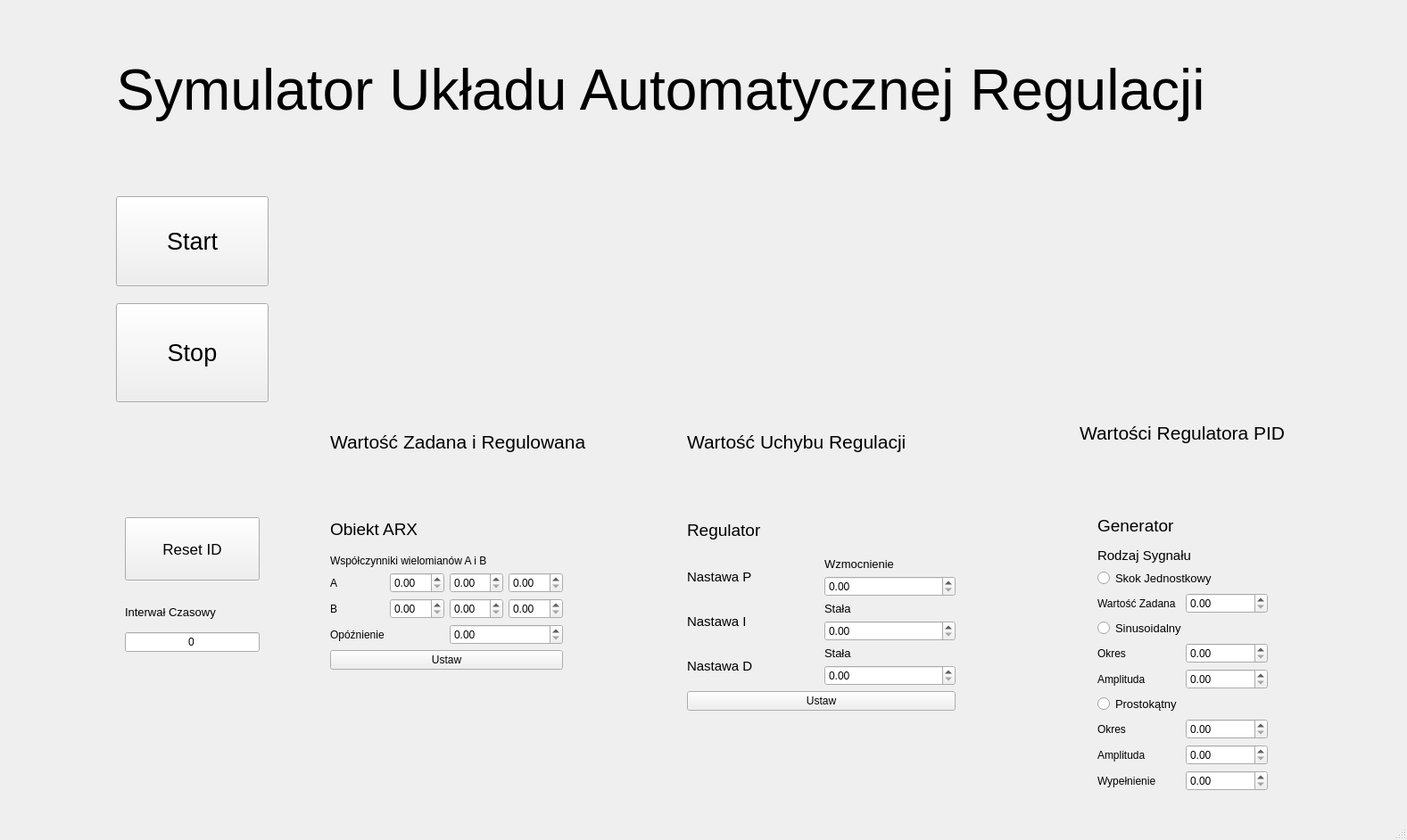
<?xml version="1.0" encoding="UTF-8"?>
<ui version="4.0">
 <class>MainWindow</class>
 <widget class="QMainWindow" name="MainWindow">
  <property name="geometry">
   <rect>
    <x>0</x>
    <y>0</y>
    <width>1577</width>
    <height>942</height>
   </rect>
  </property>
  <property name="windowTitle">
   <string>MainWindow</string>
  </property>
  <widget class="QWidget" name="centralwidget">
   <widget class="QLabel" name="label_21">
    <property name="geometry">
     <rect>
      <x>370</x>
      <y>470</y>
      <width>311</width>
      <height>51</height>
     </rect>
    </property>
    <property name="font">
     <font>
      <pointsize>16</pointsize>
     </font>
    </property>
    <property name="text">
     <string>Wartość Zadana i Regulowana</string>
    </property>
   </widget>
   <widget class="QLabel" name="label_22">
    <property name="geometry">
     <rect>
      <x>770</x>
      <y>470</y>
      <width>281</width>
      <height>51</height>
     </rect>
    </property>
    <property name="font">
     <font>
      <pointsize>16</pointsize>
     </font>
    </property>
    <property name="text">
     <string>Wartość Uchybu Regulacji</string>
    </property>
   </widget>
   <widget class="QLabel" name="label_23">
    <property name="geometry">
     <rect>
      <x>1210</x>
      <y>460</y>
      <width>251</width>
      <height>51</height>
     </rect>
    </property>
    <property name="font">
     <font>
      <pointsize>16</pointsize>
     </font>
    </property>
    <property name="text">
     <string>Wartości Regulatora PID</string>
    </property>
   </widget>
   <widget class="QLabel" name="label_24">
    <property name="geometry">
     <rect>
      <x>90</x>
      <y>50</y>
      <width>1301</width>
      <height>101</height>
     </rect>
    </property>
    <property name="sizePolicy">
     <sizepolicy hsizetype="Fixed" vsizetype="Fixed">
      <horstretch>0</horstretch>
      <verstretch>0</verstretch>
     </sizepolicy>
    </property>
    <property name="baseSize">
     <size>
      <width>0</width>
      <height>0</height>
     </size>
    </property>
    <property name="font">
     <font>
      <pointsize>48</pointsize>
      <italic>false</italic>
      <underline>false</underline>
     </font>
    </property>
    <property name="text">
     <string>Symulator Układu Automatycznej Regulacji</string>
    </property>
    <property name="alignment">
     <set>Qt::AlignmentFlag::AlignCenter</set>
    </property>
   </widget>
   <widget class="QPushButton" name="pushButton">
    <property name="geometry">
     <rect>
      <x>130</x>
      <y>220</y>
      <width>171</width>
      <height>101</height>
     </rect>
    </property>
    <property name="font">
     <font>
      <pointsize>20</pointsize>
     </font>
    </property>
    <property name="text">
     <string>Start</string>
    </property>
   </widget>
   <widget class="QPushButton" name="pushButton_2">
    <property name="geometry">
     <rect>
      <x>130</x>
      <y>340</y>
      <width>171</width>
      <height>111</height>
     </rect>
    </property>
    <property name="font">
     <font>
      <pointsize>20</pointsize>
     </font>
    </property>
    <property name="text">
     <string>Stop</string>
    </property>
   </widget>
   <widget class="QPushButton" name="pushButton_3">
    <property name="geometry">
     <rect>
      <x>140</x>
      <y>580</y>
      <width>151</width>
      <height>71</height>
     </rect>
    </property>
    <property name="font">
     <font>
      <pointsize>13</pointsize>
     </font>
    </property>
    <property name="text">
     <string>Reset ID</string>
    </property>
   </widget>
   <widget class="QWidget" name="widgetChart" native="true">
    <property name="geometry">
     <rect>
      <x>370</x>
      <y>210</y>
      <width>311</width>
      <height>251</height>
     </rect>
    </property>
   </widget>
   <widget class="QWidget" name="widgetChart_2" native="true">
    <property name="geometry">
     <rect>
      <x>760</x>
      <y>210</y>
      <width>311</width>
      <height>251</height>
     </rect>
    </property>
   </widget>
   <widget class="QWidget" name="widgetChart_3" native="true">
    <property name="geometry">
     <rect>
      <x>1160</x>
      <y>210</y>
      <width>311</width>
      <height>251</height>
     </rect>
    </property>
   </widget>
   <widget class="QWidget" name="">
    <property name="geometry">
     <rect>
      <x>370</x>
      <y>570</y>
      <width>261</width>
      <height>181</height>
     </rect>
    </property>
    <layout class="QVBoxLayout" name="verticalLayout_2">
     <item>
      <widget class="QLabel" name="label_3">
       <property name="font">
        <font>
         <pointsize>14</pointsize>
        </font>
       </property>
       <property name="text">
        <string>Obiekt ARX</string>
       </property>
      </widget>
     </item>
     <item>
      <layout class="QVBoxLayout" name="verticalLayout">
       <item>
        <widget class="QLabel" name="label_7">
         <property name="text">
          <string>Współczynniki wielomianów A i B</string>
         </property>
        </widget>
       </item>
       <item>
        <layout class="QHBoxLayout" name="horizontalLayout_7">
         <item>
          <widget class="QLabel" name="label_10">
           <property name="text">
            <string>A</string>
           </property>
          </widget>
         </item>
         <item>
          <widget class="QDoubleSpinBox" name="A1"/>
         </item>
         <item>
          <widget class="QDoubleSpinBox" name="A2"/>
         </item>
         <item>
          <widget class="QDoubleSpinBox" name="A3"/>
         </item>
        </layout>
       </item>
       <item>
        <layout class="QHBoxLayout" name="horizontalLayout_8">
         <item>
          <widget class="QLabel" name="label_11">
           <property name="text">
            <string>B</string>
           </property>
          </widget>
         </item>
         <item>
          <widget class="QDoubleSpinBox" name="B1"/>
         </item>
         <item>
          <widget class="QDoubleSpinBox" name="B2"/>
         </item>
         <item>
          <widget class="QDoubleSpinBox" name="B3"/>
         </item>
        </layout>
       </item>
       <item>
        <layout class="QHBoxLayout" name="horizontalLayout_9">
         <item>
          <widget class="QLabel" name="label_8">
           <property name="text">
            <string>Opóźnienie</string>
           </property>
          </widget>
         </item>
         <item>
          <widget class="QDoubleSpinBox" name="Opoznienie"/>
         </item>
        </layout>
       </item>
       <item>
        <widget class="QPushButton" name="ustawObiekt">
         <property name="text">
          <string>Ustaw</string>
         </property>
        </widget>
       </item>
      </layout>
     </item>
    </layout>
   </widget>
   <widget class="QWidget" name="">
    <property name="geometry">
     <rect>
      <x>770</x>
      <y>570</y>
      <width>301</width>
      <height>227</height>
     </rect>
    </property>
    <layout class="QVBoxLayout" name="verticalLayout_8">
     <item>
      <widget class="QLabel" name="label">
       <property name="font">
        <font>
         <pointsize>14</pointsize>
        </font>
       </property>
       <property name="text">
        <string>Regulator</string>
       </property>
      </widget>
     </item>
     <item>
      <layout class="QVBoxLayout" name="verticalLayout_7">
       <item>
        <layout class="QVBoxLayout" name="verticalLayout_6">
         <item>
          <layout class="QHBoxLayout" name="horizontalLayout_10">
           <item>
            <widget class="QLabel" name="label_4">
             <property name="font">
              <font>
               <pointsize>11</pointsize>
              </font>
             </property>
             <property name="text">
              <string>Nastawa P</string>
             </property>
            </widget>
           </item>
           <item>
            <layout class="QVBoxLayout" name="verticalLayout_3">
             <item>
              <widget class="QLabel" name="label_12">
               <property name="font">
                <font>
                 <pointsize>10</pointsize>
                </font>
               </property>
               <property name="text">
                <string>Wzmocnienie</string>
               </property>
              </widget>
             </item>
             <item>
              <widget class="QDoubleSpinBox" name="Wzmocnienie"/>
             </item>
            </layout>
           </item>
          </layout>
         </item>
         <item>
          <layout class="QHBoxLayout" name="horizontalLayout_11">
           <item>
            <widget class="QLabel" name="label_5">
             <property name="font">
              <font>
               <pointsize>11</pointsize>
              </font>
             </property>
             <property name="text">
              <string>Nastawa I</string>
             </property>
            </widget>
           </item>
           <item>
            <layout class="QVBoxLayout" name="verticalLayout_4">
             <item>
              <widget class="QLabel" name="label_13">
               <property name="font">
                <font>
                 <pointsize>10</pointsize>
                </font>
               </property>
               <property name="text">
                <string>Stała</string>
               </property>
              </widget>
             </item>
             <item>
              <widget class="QDoubleSpinBox" name="StalaI"/>
             </item>
            </layout>
           </item>
          </layout>
         </item>
         <item>
          <layout class="QHBoxLayout" name="horizontalLayout_12">
           <item>
            <widget class="QLabel" name="label_6">
             <property name="font">
              <font>
               <pointsize>11</pointsize>
              </font>
             </property>
             <property name="text">
              <string>Nastawa D</string>
             </property>
            </widget>
           </item>
           <item>
            <layout class="QVBoxLayout" name="verticalLayout_5">
             <item>
              <widget class="QLabel" name="label_14">
               <property name="font">
                <font>
                 <pointsize>10</pointsize>
                </font>
               </property>
               <property name="text">
                <string>Stała</string>
               </property>
              </widget>
             </item>
             <item>
              <widget class="QDoubleSpinBox" name="StalaD"/>
             </item>
            </layout>
           </item>
          </layout>
         </item>
        </layout>
       </item>
       <item>
        <widget class="QPushButton" name="ustawRegulator">
         <property name="text">
          <string>Ustaw</string>
         </property>
        </widget>
       </item>
      </layout>
     </item>
    </layout>
   </widget>
   <widget class="QWidget" name="">
    <property name="geometry">
     <rect>
      <x>1230</x>
      <y>570</y>
      <width>191</width>
      <height>317</height>
     </rect>
    </property>
    <layout class="QVBoxLayout" name="verticalLayout_10">
     <item>
      <widget class="QLabel" name="label_2">
       <property name="font">
        <font>
         <pointsize>14</pointsize>
        </font>
       </property>
       <property name="text">
        <string>Generator</string>
       </property>
      </widget>
     </item>
     <item>
      <layout class="QVBoxLayout" name="verticalLayout_9">
       <item>
        <widget class="QLabel" name="label_9">
         <property name="font">
          <font>
           <pointsize>11</pointsize>
          </font>
         </property>
         <property name="text">
          <string>Rodzaj Sygnału</string>
         </property>
        </widget>
       </item>
       <item>
        <widget class="QRadioButton" name="Skok">
         <property name="font">
          <font>
           <pointsize>10</pointsize>
          </font>
         </property>
         <property name="text">
          <string>Skok Jednostkowy</string>
         </property>
        </widget>
       </item>
       <item>
        <layout class="QHBoxLayout" name="horizontalLayout">
         <item>
          <widget class="QLabel" name="label_20">
           <property name="text">
            <string>Wartość Zadana</string>
           </property>
          </widget>
         </item>
         <item>
          <widget class="QDoubleSpinBox" name="SkokWartosc"/>
         </item>
        </layout>
       </item>
       <item>
        <widget class="QRadioButton" name="Sinusoida">
         <property name="font">
          <font>
           <pointsize>10</pointsize>
          </font>
         </property>
         <property name="text">
          <string>Sinusoidalny</string>
         </property>
        </widget>
       </item>
       <item>
        <layout class="QHBoxLayout" name="horizontalLayout_2">
         <item>
          <widget class="QLabel" name="label_18">
           <property name="text">
            <string>Okres</string>
           </property>
          </widget>
         </item>
         <item>
          <widget class="QDoubleSpinBox" name="SinusoidaOkres"/>
         </item>
        </layout>
       </item>
       <item>
        <layout class="QHBoxLayout" name="horizontalLayout_3">
         <item>
          <widget class="QLabel" name="label_19">
           <property name="text">
            <string>Amplituda</string>
           </property>
          </widget>
         </item>
         <item>
          <widget class="QDoubleSpinBox" name="SinusoidaAmplituda"/>
         </item>
        </layout>
       </item>
       <item>
        <widget class="QRadioButton" name="Prostokat">
         <property name="font">
          <font>
           <pointsize>10</pointsize>
          </font>
         </property>
         <property name="text">
          <string>Prostokątny</string>
         </property>
        </widget>
       </item>
       <item>
        <layout class="QHBoxLayout" name="horizontalLayout_4">
         <item>
          <widget class="QLabel" name="label_15">
           <property name="text">
            <string>Okres</string>
           </property>
          </widget>
         </item>
         <item>
          <widget class="QDoubleSpinBox" name="ProstokatnyOkres"/>
         </item>
        </layout>
       </item>
       <item>
        <layout class="QHBoxLayout" name="horizontalLayout_5">
         <item>
          <widget class="QLabel" name="label_16">
           <property name="text">
            <string>Amplituda</string>
           </property>
          </widget>
         </item>
         <item>
          <widget class="QDoubleSpinBox" name="ProstokatnyAmplituda"/>
         </item>
        </layout>
       </item>
       <item>
        <layout class="QHBoxLayout" name="horizontalLayout_6">
         <item>
          <widget class="QLabel" name="label_17">
           <property name="text">
            <string>Wypełnienie</string>
           </property>
          </widget>
         </item>
         <item>
          <widget class="QDoubleSpinBox" name="ProstokatnyWypelnienie"/>
         </item>
        </layout>
       </item>
      </layout>
     </item>
    </layout>
   </widget>
   <widget class="QWidget" name="">
    <property name="geometry">
     <rect>
      <x>140</x>
      <y>670</y>
      <width>151</width>
      <height>61</height>
     </rect>
    </property>
    <layout class="QVBoxLayout" name="verticalLayout_12">
     <item>
      <layout class="QVBoxLayout" name="verticalLayout_11">
       <item>
        <widget class="QLabel" name="label_25">
         <property name="font">
          <font>
           <pointsize>10</pointsize>
          </font>
         </property>
         <property name="text">
          <string>Interwał Czasowy</string>
         </property>
        </widget>
       </item>
       <item>
        <widget class="QLineEdit" name="Interwal">
         <property name="text">
          <string>0</string>
         </property>
         <property name="alignment">
          <set>Qt::AlignmentFlag::AlignCenter</set>
         </property>
        </widget>
       </item>
      </layout>
     </item>
    </layout>
   </widget>
  </widget>
  <widget class="QMenuBar" name="menubar">
   <property name="geometry">
    <rect>
     <x>0</x>
     <y>0</y>
     <width>1577</width>
     <height>22</height>
    </rect>
   </property>
  </widget>
  <widget class="QStatusBar" name="statusbar"/>
 </widget>
 <resources/>
 <connections/>
</ui>
